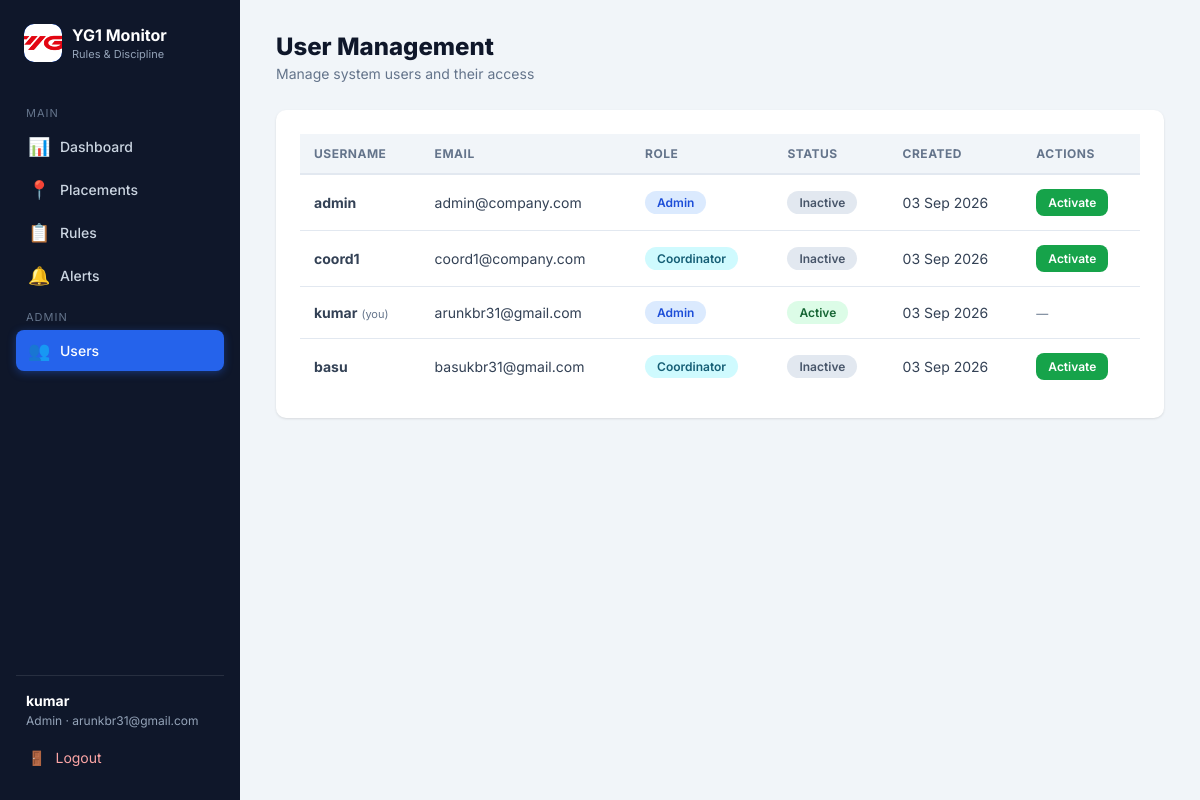
Screenshot of /users (signed in) with the database file from the repository.
### models.py (models this page shows, shortened)
class User(UserMixin, db.Model):
    id = db.Column(db.Integer, primary_key=True)
    username = db.Column(db.String(80), unique=True, nullable=False, index=True)
    email = db.Column(db.String(120), unique=True, nullable=False, index=True)
    password_hash = db.Column(db.String(256), nullable=False)
    role = db.Column(db.String(20), nullable=False, default='coordinator')
    is_active = db.Column(db.Boolean, default=True)
    created_at = db.Column(db.DateTime, default=datetime.utcnow)

### app.py (the view)
@app.route('/users')
@login_required
def users():
    if current_user.role != 'admin':
        flash('Access denied. Administrators only.', 'error')
        return redirect(url_for('dashboard'))
    all_users = User.query.all()
    return render_template('users.html', users=all_users)

### app.py (called while the page is built)
@login_manager.user_loader
def load_user(user_id):
    return db.session.get(User, int(user_id))

### templates/users.html (shortened to what this page needs)
{% extends "base.html" %}
{% block content %}
<div class="layout">
    <aside class="sidebar">
        <div class="brand">
            <div class="badge"><img src="{{ url_for('static', filename='images/yg1_images.png') }}" alt="YG1 Logo"></div>
            <div>
                <h2>YG1 Monitor</h2>
                <small>Rules & Discipline</small>
            </div>
        </div>
        <nav>
            <div class="nav-label">Main</div>
            <a href="{{ url_for('dashboard') }}"><span class="icon">📊</span> <span>Dashboard</span></a>
            <a href="{{ url_for('placements') }}"><span class="icon">📍</span> <span>Placements</span></a>
            <a href="{{ url_for('rules') }}"><span class="icon">📋</span> <span>Rules</span></a>
            <a href="{{ url_for('alerts') }}"><span class="icon">🔔</span> <span>Alerts</span></a>
            <div class="nav-label">Admin</div>
            <a href="{{ url_for('users') }}" class="active"><span class="icon">👥</span> <span>Users</span></a>
        </nav>
        <div class="user-box">
            <div class="user-info">
                <strong>{{ current_user.username }}</strong>
                <span>{{ current_user.role|capitalize }} · {{ current_user.email }}</span>
            </div>
            <a href="{{ url_for('logout') }}" style="display:flex; align-items:center; gap:10px; padding:10px 12px; border-radius:8px; font-size:14px; color:#fca5a5; transition:background .2s;">
                <span class="icon">🚪</span> <span>Logout</span>
            </a>
        </div>
    </aside>
    <main class="main">
        <div class="page-header">
            <div>
                <h1>User Management</h1>
                <p>Manage system users and their access</p>
            </div>
        </div>
        <div class="card">
            <div class="table-wrap">
                <table>
                    <thead>
                        <tr>
                            <th>Username</th>
                            <th>Email</th>
                            <th>Role</th>
                            <th>Status</th>
                            <th>Created</th>
                            <th>Actions</th>
                        </tr>
                    </thead>
                    <tbody>
                        {% for user in users %}
                        <tr>
                            <td><strong>{{ user.username }}</strong>{% if user.id == current_user.id %} <span style="font-size:11px; color:var(--text-light);">(you)</span>{% endif %}</td>
                            <td>{{ user.email }}</td>
                            <td>
                                {% if user.role == 'admin' %}
                                <span class="badge badge-admin">Admin</span>
                                {% else %}
                                <span class="badge badge-coordinator">Coordinator</span>
                                {% endif %}
                            </td>
                            <td>
                                {% if user.is_active %}
                                <span class="badge badge-active">Active</span>
                                {% else %}
                                <span class="badge badge-inactive">Inactive</span>
                                {% endif %}
                            </td>
                            <td>{{ user.created_at.strftime('%d %b %Y') if user.created_at else '—' }}</td>
                            <td>
                                {% if user.id != current_user.id %}
                                <form method="POST" action="{{ url_for('deactivate_user', user_id=user.id) }}">
                                    <button type="submit" class="btn btn-sm {% if user.is_active %}btn-warning{% else %}btn-success{% endif %}">
                                        {% if user.is_active %}Deactivate{% else %}Activate{% endif %}
                                    </button>
                                </form>
                                {% else %}
                                <span style="font-size:12px; color:var(--text-light);">—</span>
                                {% endif %}
                            </td>
                        </tr>
                        {% endfor %}
                    </tbody>
                </table>
            </div>
        </div>
    </main>
</div>
{% endblock %}

### templates/base.html (shortened to what this page needs)
<!DOCTYPE html>
<html lang="en">
<head>
</head>
<body class="{% block body_class %}{% endblock %}">
    {% block content %}{% endblock %}
</body>
</html>

### templates/base.html (style rules this page uses)
:root { --primary: #2563eb; --primary-dark: #1d4ed8; --primary-light: #dbeafe; --success: #16a34a; --success-light: #dcfce7; --warning: #d97706; --warning-light: #fef3c7; --danger: #dc2626; --danger-light: #fee2e2; --info: #0891b2; --info-light: #cffafe; --dark: #0f172a; --gray: #f1f5f9; --gray-border: #e2e8f0; --text: #334155; --text-light: #64748b; --shadow: 0 1px 3px rgba(0,0,0,.08), 0 1px 2px rgba(0,0,0,.04); --shadow-lg: 0 10px 25px rgba(0,0,0,.12); --radius: 10px; }
* { margin: 0; padding: 0; box-sizing: border-box; }
body { font-family: 'Inter', -apple-system, sans-serif; background: var(--gray); color: var(--text); min-height: 100vh; }
a { text-decoration: none; color: inherit; }
button { font-family: inherit; cursor: pointer; }
.btn { display: inline-block; padding: 10px 18px; border: none; border-radius: 8px; font-size: 14px; font-weight: 600; transition: background .2s, transform .1s, box-shadow .2s; }
.btn-success { background: var(--success); color: white; }
.btn-sm { padding: 6px 12px; font-size: 12px; }
.layout { display: flex; height: 100vh; overflow: hidden; }
.sidebar { width: 240px; background: var(--dark); color: #cbd5e1; padding: 24px 16px; display: flex; flex-direction: column; position: fixed; top: 0; bottom: 0; left: 0; z-index: 100; }
.sidebar .brand { display: flex; align-items: center; gap: 10px; margin-bottom: 32px; padding: 0 8px; }
.sidebar .brand .badge { width: 38px; height: 38px; background: var(--primary); border-radius: 10px; display: flex; align-items: center; justify-content: center; font-weight: 800; font-size: 18px; color: white; overflow: hidden; padding: 0; }
.sidebar .brand .badge img { width: 100%; height: 100%; object-fit: cover; border-radius: 10px; display: block; }
.sidebar .brand h2 { font-size: 16px; font-weight: 700; color: white; }
.sidebar .brand small { display: block; font-size: 11px; color: #94a3b8; font-weight: 400; margin-top: 2px; }
.sidebar nav { flex: 1; }
.sidebar nav .nav-label { font-size: 11px; text-transform: uppercase; letter-spacing: 1px; color: #64748b; padding: 12px 10px 6px; }
.sidebar nav a { display: flex; align-items: center; gap: 10px; padding: 10px 12px; border-radius: 8px; font-size: 14px; font-weight: 500; color: #cbd5e1; transition: background .2s, color .2s; margin-bottom: 2px; }
.sidebar nav a.active { background: var(--primary); color: white; box-shadow: 0 2px 8px rgba(37,99,235,.4); }
.sidebar nav a .icon { font-size: 18px; width: 22px; text-align: center; }
.sidebar .user-box { border-top: 1px solid rgba(255,255,255,.1); padding-top: 16px; margin-top: auto; }
.sidebar .user-box .user-info { padding: 0 10px; margin-bottom: 10px; }
.sidebar .user-box .user-info strong { display: block; color: white; font-size: 14px; }
.sidebar .user-box .user-info span { font-size: 12px; color: #94a3b8; }
.main { flex: 1; margin-left: 240px; padding: 32px 36px; height: 100vh; overflow-y: auto; }
.page-header { display: flex; align-items: center; justify-content: space-between; margin-bottom: 28px; }
.page-header h1 { font-size: 24px; font-weight: 800; color: var(--dark); }
.page-header p { font-size: 14px; color: var(--text-light); margin-top: 4px; }
.card { background: white; border-radius: var(--radius); box-shadow: var(--shadow); padding: 24px; margin-bottom: 24px; }
.table-wrap { overflow-x: auto; }
table { width: 100%; border-collapse: collapse; font-size: 14px; }
thead th { text-align: left; padding: 12px 14px; font-size: 12px; font-weight: 700; text-transform: uppercase; letter-spacing: .5px; color: var(--text-light); background: var(--gray); border-bottom: 2px solid var(--gray-border); white-space: nowrap; }
tbody td { padding: 14px; border-bottom: 1px solid var(--gray-border); vertical-align: middle; }
tbody tr:last-child td { border-bottom: none; }
.badge { display: inline-block; padding: 4px 12px; border-radius: 20px; font-size: 12px; font-weight: 600; }
.badge-admin { background: var(--primary-light); color: var(--primary-dark); }
.badge-coordinator { background: var(--info-light); color: #155e75; }
.badge-active { background: var(--success-light); color: #166534; }
.badge-inactive { background: #e2e8f0; color: #475569; }

### rows the page displays
User: username "kumar", role "Admin", email "arunkbr31@gmail.com", shows "(you)", is_active "Active", created_at "03 Sep 2026"
User: username "admin", email "admin@company.com", role "Admin", is_active "Inactive", created_at "03 Sep 2026"
User: username "coord1", email "coord1@company.com", role "Coordinator", is_active "Inactive", created_at "03 Sep 2026"
User: username "basu", email "basukbr31@gmail.com", role "Coordinator", is_active "Inactive", created_at "03 Sep 2026"
